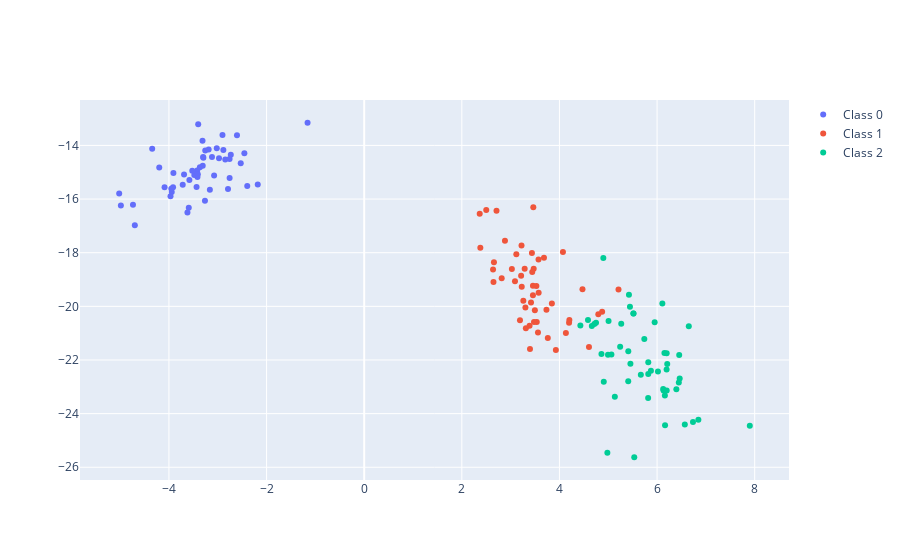

Notebook source saved alongside this figure:
### Code cell
# visualize how well torch vae worked
fig = go.Figure()

for ci in np.unique(Y):
    fig.add_trace(
        go.Scatter(
            x=X_vae_pt[Y==ci, 0],
            y=X_vae_pt[Y==ci, 1],
            mode='markers',
            name=f'Class {ci}',
        )
    )

fig.show()
